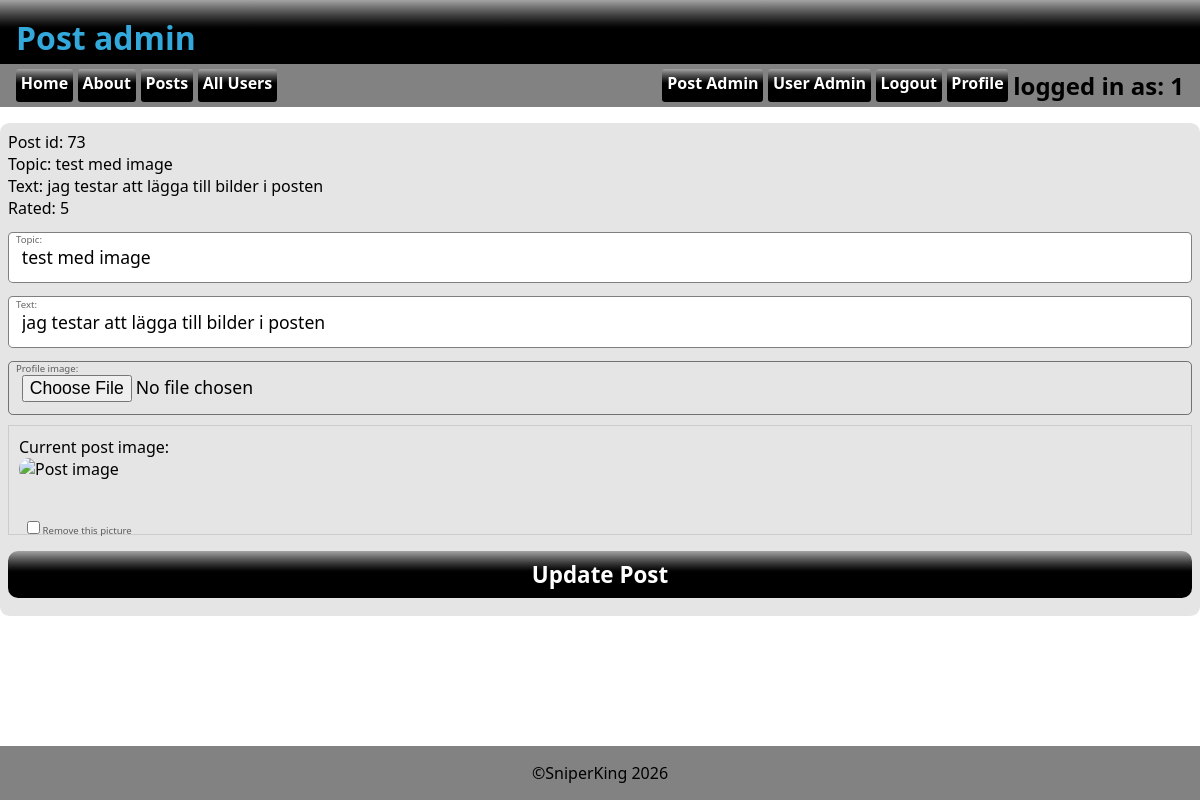
Before: /postadmin.php?edit=73&thelink=posts.php (signed in) with the older database file.
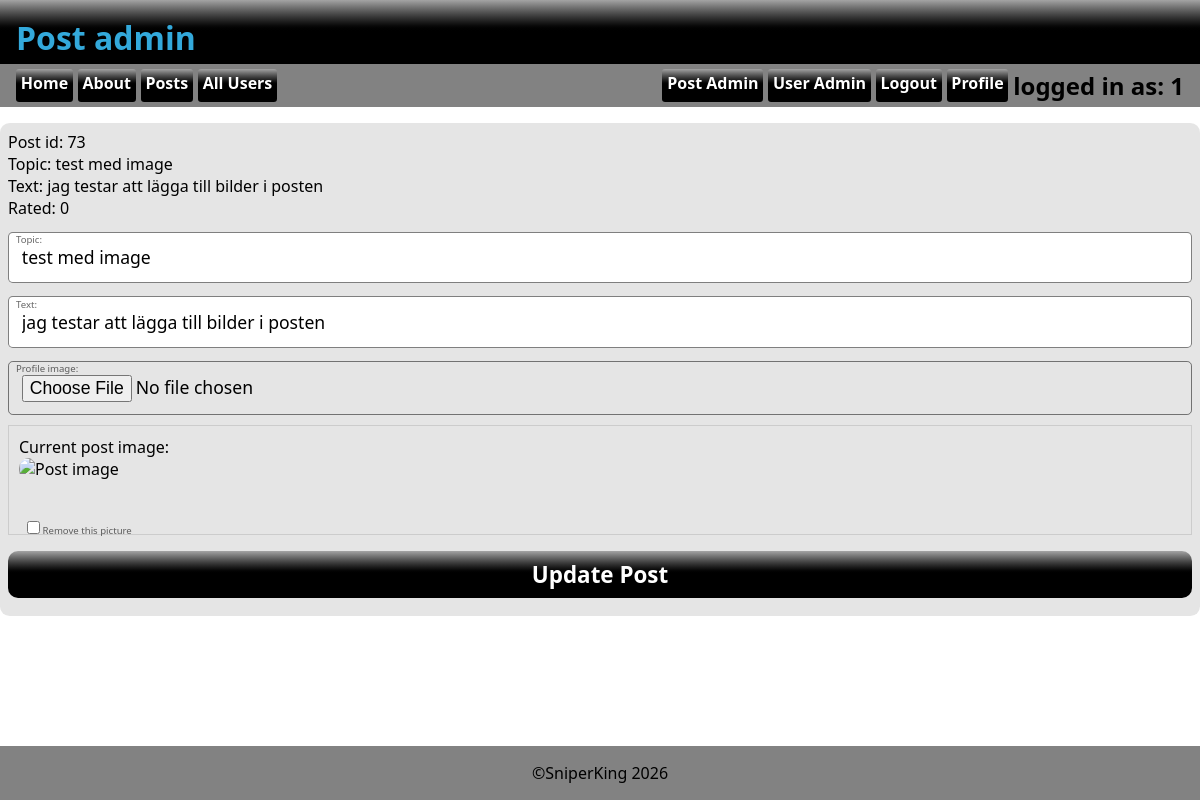
After: the same page with the newer database file.
### tables this page shows
CREATE TABLE `tbl_posts` (
  `id` int(11) NOT NULL,
  `created` timestamp NOT NULL DEFAULT current_timestamp(),
  `parentid` int(11) NOT NULL,
  `type` varchar(255) NOT NULL,
  `rating` int(11) NOT NULL,
  `text` text NOT NULL,
  `topic` varchar(255) NOT NULL,
  `userid` int(11) NOT NULL,
  `postimageid` int(11) DEFAULT NULL,
  `ratings` int(11) NOT NULL
);

### postadmin.php (the view, shortened to what this page needs)
<!DOCTYPE html>
<html lang="en">
<head>
    <link rel="stylesheet" href="style.css">
</head>
<body>
    <header>
        <h1>Post admin</h1>
    </header>
    <?php require_once("_nav.php"); ?>
    <main>
        <?php  if(isset($_GET['edit'])): ?>
            <?php
                $id=intval($_GET['edit']);
                $sql="SELECT * FROM tbl_posts WHERE id=$id";
                $result=mysqli_query($conn, $sql);
                $row=mysqli_fetch_assoc($result);
                $parid=$row['parentid'];
            ?>
        <form action="postadmin.php" method="POST" enctype="multipart/form-data">
            <div class="user_data"> Post id: <?=$id?>
            <?php if($parid==0){?>
            <br> Topic: <?=$row['topic']?>
            <?php } ?>
            <br> Text: <?=$row['text']?><br> Rated: <?= $row['rating']?></div>
            <?php if($parid==0){?>
            <label for="topic">Topic:</label>
            <input type="text" name="topic" id="topic" value="<?=$row['topic']?>">
            <?php } ?>
            <label for="text">Text:</label>
            <input type="text" name="text" id="text" value="<?=$row['text']?>">
            <?php if($parid==0){?>
            <label for="postimage">Profile image:</label>
            <input type="file" name="postimage" accept="image/*">
            <?php if($row['postimageid']): ?>
                <div style="margin-top: 10px; padding: 10px; border: 1px solid #ccc;">
                    <p>Current post image:</p>
                    <img src="display_image.php?post=<?=$row['id']?>" alt="Post image" style="max-width: 150px; border-radius: 10px;">
                    <br><br>
                    <label>
                        <input type="checkbox" name="remove_postimage"> Remove this picture
                    </label>
                </div>
            <?php endif; ?>
            <?php } ?>
            <input type="submit" name="btn_edit" value="Update Post" class="registrbttn">
        </form>
            <?php endif; ?>
    </main>
    <?php require_once("_footer.php"); ?>
</body>
</html>

Changed rows visible on the page:
changed tbl_posts "test med image": rating "5" → "0"
